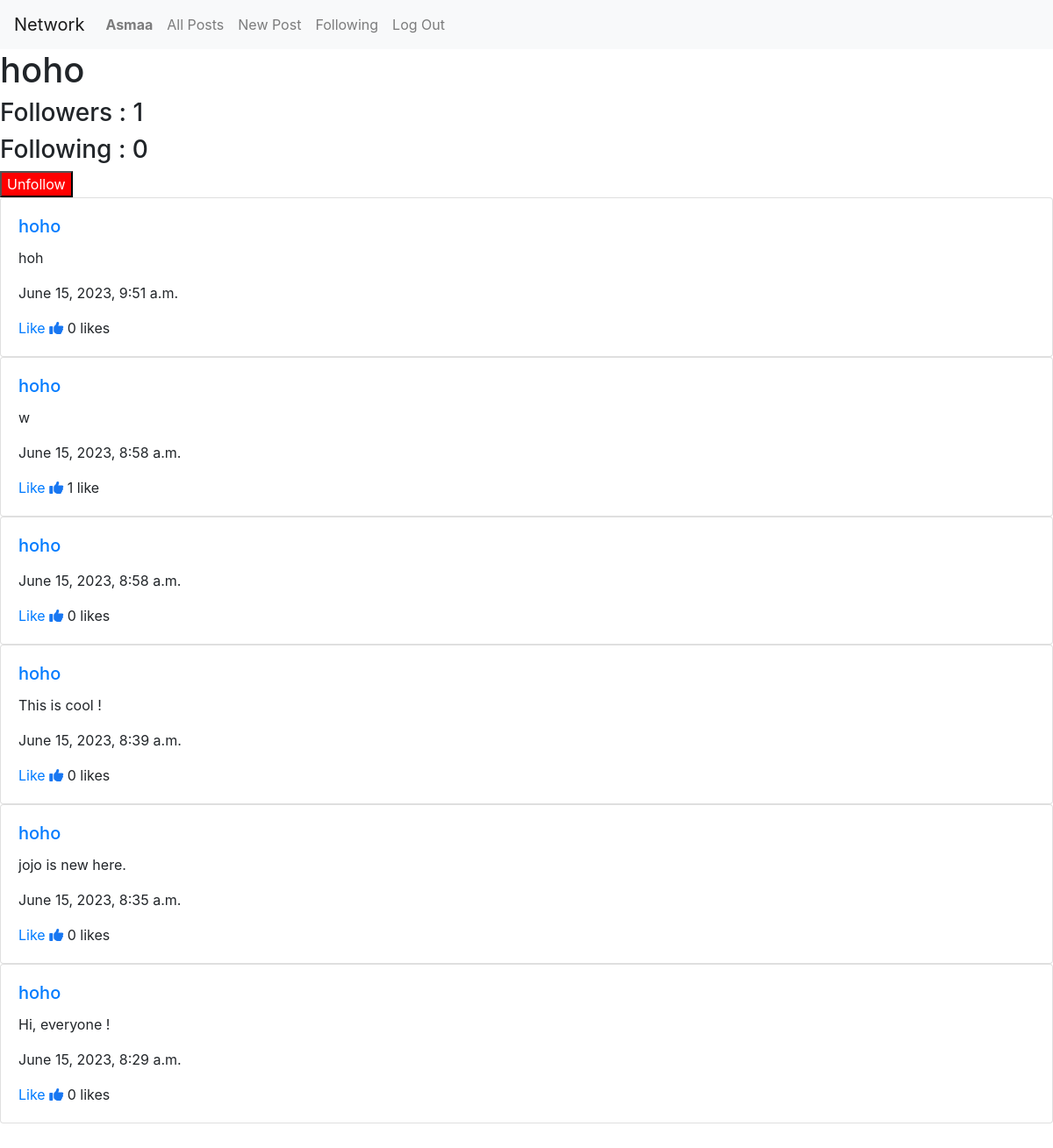
Page /profile/hoho (signed in) on the committed database.
### network/models.py (models this page shows)
class User(AbstractUser):
    pass

class Post(models.Model):
    content = models.CharField(max_length=500)
    timestamp = models.DateTimeField(auto_now_add=True)
    user = models.ForeignKey(User, on_delete=models.CASCADE, related_name="posts")
    likes = models.ManyToManyField(User, blank=True, related_name="liked_posts")

### network/views.py (the view)
# urls.py: path("profile/<str:username>", views.profile, name="profile"),
def profile(request, username):
    user = User.objects.get(username=username)
    posts = user.posts.order_by("-timestamp").all()
    followers = Follow.objects.filter(followed_user=user)
    following = Follow.objects.filter(user=user)
    is_following = followers.filter(user=request.user).exists()
    paginator = Paginator(posts, 10)
    pageNumber = request.GET.get("page")
    pagePosts = paginator.get_page(pageNumber)
    return render(
        request,
        "network/profile.html",
        {
            "pagePosts": pagePosts,
            "user_profile": user,
            "followers": followers,
            "following": following,
            "is_following": is_following,
        },
    )

### network/templates/network/profile.html (shortened to what this page needs)
{% extends "network/layout.html" %}
{% load static %}
{% block body %}
  <h1>{{ user_profile.username }}</h1>
  <h3>Followers : {{ followers.count }}</h3>
  <h3>Following : {{ following.count }}</h3>
    {% if user != user_profile%}
      {% if is_following %}
        <a href="{% url 'unfollow' user_profile.username %}">
          <button style="background-color: red; color: white">Unfollow</button>
        </a>
      {% else %}
        <a href="{% url 'follow' user_profile.username %}">
          <button style="background-color: #1877f2; color: white">Follow</button>
        </a>
      {% endif %}
    {% endif %}
    {% for post in pagePosts %}
    <div class="card" id="post-{{ post.id }}" data-postid="{{ post.id }}">
      <div class="card-body" data-postid="{{ post.id }}">
        <a href="{% url 'profile' post.user %}"> <h5 class="card-title">{{ post.user }}</h5></a>
        <p class="card-text" id="post-content-{{ post.id }}">{{ post.content }}</p>
        <p class="card-text">{{ post.timestamp }}</p>
        <p class="card-text">
          <a href="" class="like" id="like-btn-{{ post.id }}" data-postid="{{ post.id }}">Like</a>
          <i class="fas fa-thumbs-up" id="like-{{post.id}}" style="color: #1877F2;"></i>
          {{ post.likes.count }}
          {% if post.likes.count != 1 %}likes{% else %}like{% endif %}
        </p>
      </div>
    </div>
    {% endfor %}
    {% endblock %}

### network/templates/network/layout.html (shortened to what this page needs)
{% load static %}
<!DOCTYPE html>
<html lang="en">
  <head>
    <link
      rel="stylesheet"
      href="https://stackpath.bootstrapcdn.com/bootstrap/4.4.1/css/bootstrap.min.css"
      />
    <link href="{% static 'network/styles.css' %}" rel="stylesheet" />
  </head>
  <body>
    <nav class="navbar navbar-expand-lg navbar-light bg-light">
      <a class="navbar-brand" href="{% url 'index' %}">Network</a>
      <div>
        <ul class="navbar-nav mr-auto">
          {% if user.is_authenticated %}
          <li class="nav-item">
            <a class="nav-link" href="{% url 'profile' user.username %}"
              ><strong>{{ user.username }}</strong></a
            >
          </li>
          {% endif %}
          <li class="nav-item">
            <a class="nav-link" href="{% url 'index' %}">All Posts</a>
          </li>
          {% if user.is_authenticated %}
          <li class="nav-item">
            <a class="nav-link" href="{% url 'new_post' %}">New Post</a>
          </li>
          <li class="nav-item">
            <a class="nav-link" href="{% url 'following' %}">Following</a>
          </li>
          <li class="nav-item">
            <a class="nav-link" href="{% url 'logout' %}">Log Out</a>
          </li>
          {% endif %}
        </ul>
      </div>
    </nav>
    <div class="body">{% block body %} {% endblock %}</div>
  </body>
</html>

### rows in the picture
User: username "Asmaa"
User: username "hoho"
Post: user "hoho", content "hoh", timestamp "June 15, 2023, 9:51 a.m.", likes.count "0"
Post: user "hoho", content "w", timestamp "June 15, 2023, 8:58 a.m.", likes.count "1"
Post: user "hoho", timestamp "June 15, 2023, 8:58 a.m.", likes.count "0"
Post: user "hoho", content "This is cool !", timestamp "June 15, 2023, 8:39 a.m.", likes.count "0"
Post: user "hoho", content "jojo is new here.", timestamp "June 15, 2023, 8:35 a.m.", likes.count "0"
Post: user "hoho", content "Hi, everyone !", timestamp "June 15, 2023, 8:29 a.m.", likes.count "0"

### other values in the picture
{{ followers.count }} "1"
{{ following.count }} "0"
